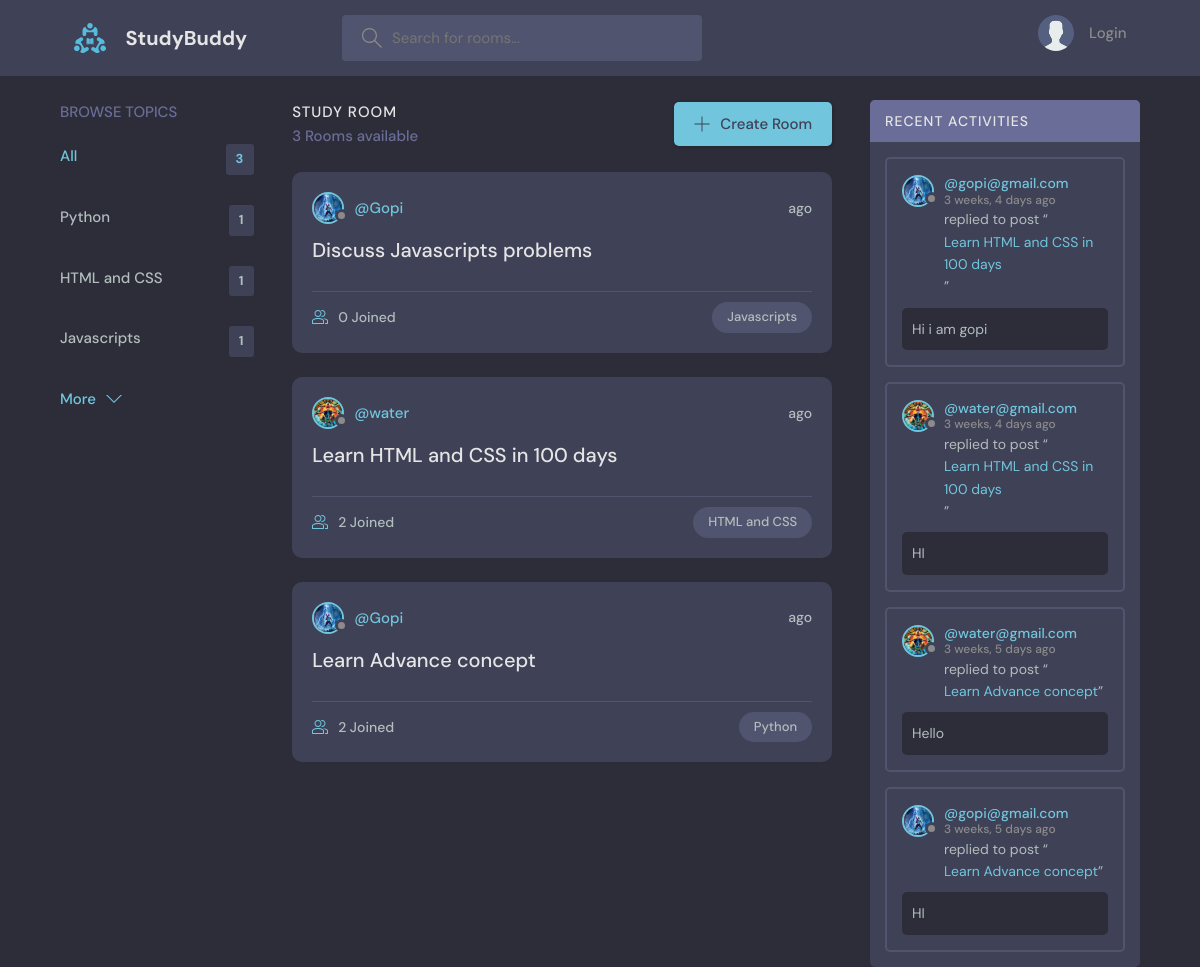
The page / on the database its author committed.
### base/models.py (models this page shows, shortened)
class Topic(models.Model):
   name=models.CharField(max_length=200)

class Room(models.Model):
   host = models.ForeignKey(User,on_delete=models.SET_NULL,null=True)
   topic = models.ForeignKey(Topic,on_delete=models.SET_NULL,null=True)
   name=models.CharField(max_length=200)
   description = models.TextField(null=True,blank=True)
   participants = models.ManyToManyField(User,related_name='participants',blank=True)
   updated =models.DateTimeField(auto_now=True)
   created = models.DateTimeField(auto_now_add=True)
   class Meta:
      ordering=['-updated','-created']
   def __str__(self):
      return self.name

class User(AbstractUser):
   name = models.CharField(max_length=200, null=True)
   email = models.EmailField(unique=True, null=True)
   bio = models.TextField(null=True)
   avatar = models.ImageField(null=True, default="avatar.svg")
   USERNAME_FIELD = 'email'
   REQUIRED_FIELDS = []

class Message(models.Model):
   user =models.ForeignKey(User,on_delete=models.CASCADE)
   room = models.ForeignKey(Room,on_delete=models.CASCADE)
   body = models.TextField()
   updated =models.DateTimeField(auto_now=True)
   created = models.DateTimeField(auto_now_add=True)
   class Meta:
      ordering=['-updated','-created']

### base/views.py (the view)
# urls.py: path('',views.home,name="home"),
def home(request):
    q = request.GET.get('q') if request.GET.get('q') != None else ''
    rooms=Room.objects.filter(
        Q(topic__name__icontains=q) |
        Q(name__icontains=q) |
        Q(description__icontains=q))
    topics =Topic.objects.all()[0:5]
    room_count = rooms.count()
    room_messages = Message.objects.filter(Q(room__topic__name__icontains=q))
    context={'rooms':rooms,'topics':topics,'room_count':room_count,'room_messages':room_messages }
    return render(request,'base/home.html',context)

### base/templates/base/home.html (shortened to what this page needs)
{% extends 'main.html'%}
{% block content %}
    <main class="layout layout--3">
      <div class="container">
        {% include 'base/topics_components.html'%}
        <div class="roomList">
          <div class="roomList__header">
            <div>
              <h2>Study Room</h2>
              <p>{{room_count}} Rooms available</p>
            </div>
            <a class="btn btn--main" href="{% url 'create-room' %}">
              <svg version="1.1" xmlns="http://www.w3.org/2000/svg" width="32" height="32" viewBox="0 0 32 32">
                <title>add</title>
                <path
                  d="M16.943 0.943h-1.885v14.115h-14.115v1.885h14.115v14.115h1.885v-14.115h14.115v-1.885h-14.115v-14.115z"
                ></path>
              </svg>
              Create Room
            </a>
          </div>
          {% include 'base/feed_componemts.html' %}
        </div>
        {% include 'base/activity_components.html' %}
      </div>
    </main>
{% endblock %}

### base/templates/base/topics_components.html
<div class="topics">
    <div class="topics__header">
      <h2>Browse Topics</h2>
    </div>
    <ul class="topics__list">
      <li>
        <a href="{% url 'home' %}" class="active">All <span>{{topics.count}}</span></a>
      </li>
      {% for topic in topics %}
      <li>
        <a href="{% url 'home' %}?q={{topic.name}}">{{topic.name}} <span>{{topic.room_set.all.count}}</span></a>
      </li>
      {% endfor %}
    </ul>
    <a class="btn btn--link" href="{% url 'topics' %}">
      More
      <svg version="1.1" xmlns="http://www.w3.org/2000/svg" width="32" height="32" viewBox="0 0 32 32">
        <title>chevron-down</title>
        <path d="M16 21l-13-13h-3l16 16 16-16h-3l-13 13z"></path>
      </svg>
    </a>
  </div>

### base/templates/base/feed_componemts.html (shortened to what this page needs)
{% for room in rooms %}
<div class="roomListRoom">
    <div class="roomListRoom__header">
      <a href="{% url 'user-profile' room.host.id %}" class="roomListRoom__author">
        <div class="avatar avatar--small">
          <img src="{{room.host.avatar.url}}" />
        </div>
        <span>@{{room.host.username}}</span>
      </a>
      <div class="roomListRoom__actions">
        <span>{{room.create|timesince}} ago</span>
      </div>
    </div>
    <div class="roomListRoom__content">
      <a href="{% url 'room' room.id %}">{{room.name}}</a>
    </div>
    <div class="roomListRoom__meta">
      <a href="{% url 'room' room.id %}" class="roomListRoom__joined">
        {{room.participants.all.count}} Joined
      </a>
      <p class="roomListRoom__topic">{{room.topic.name}}</p>
    </div>
  </div>
{% endfor %}

### base/templates/base/activity_components.html (shortened to what this page needs)
<div class="activities">
    <div class="activities__header">
      <h2>Recent Activities</h2>
    </div>
{% for message in room_messages %}
    <div class="activities__box">
      <div class="activities__boxHeader roomListRoom__header">
        <a href="{% url 'user-profile' message.user.id %}" class="roomListRoom__author">
          <div class="avatar avatar--small">
            <img src="{{message.user.avatar.url}}" />
          </div>
          <p>
            @{{message.user}}
            <span>{{message.created|timesince}} ago</span>
          </p>
        </a>
      </div>
      <div class="activities__boxContent">
        <p>replied to post “<a href="{% url 'room' message.room.id %}">{{message.room}}</a>”</p>
        <div class="activities__boxRoomContent">
          {{message.body}}
        </div>
      </div>
    </div>
{% endfor %}
  </div>

### rows shown on the page
Topic: name "Python", room_set.all.count "1"
Topic: name "HTML and CSS", room_set.all.count "1"
Topic: name "Javascripts", room_set.all.count "1"
Room: host.avatar (picture), host.username "Gopi", name "Discuss Javascripts problems", participants.all.count "0", topic.name "Javascripts"
Room: host.avatar (picture), host.username "water", name "Learn HTML and CSS in 100 days", participants.all.count "2", topic.name "HTML and CSS"
Room: host.avatar (picture), host.username "Gopi", name "Learn Advance concept", participants.all.count "2", topic.name "Python"
Message: user.avatar (picture), user "gopi@gmail.com", created "3 weeks, 4 days", room "Learn HTML and CSS in 100 days", body "Hi i am gopi"
Message: user.avatar (picture), user "water@gmail.com", created "3 weeks, 4 days", room "Learn HTML and CSS in 100 days", body "HI"
Message: user.avatar (picture), user "water@gmail.com", created "3 weeks, 5 days", room "Learn Advance concept", body "Hello"
Message: user.avatar (picture), user "gopi@gmail.com", created "3 weeks, 5 days", room "Learn Advance concept", body "HI"

### other values the page prints
{{ topics.count }} "3"
{{ room_count }} "3"
